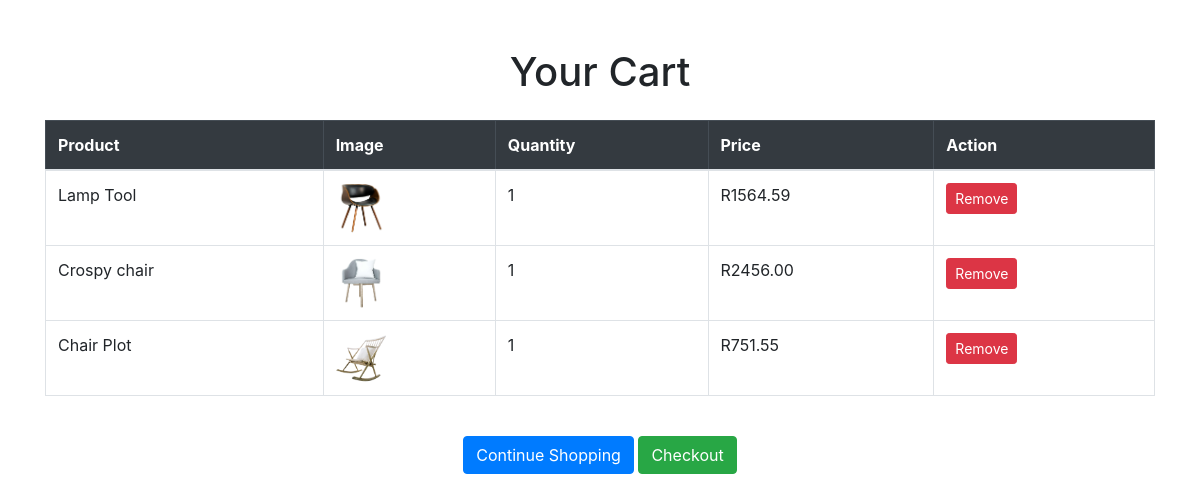
Screenshot of /view-cart/ (signed in) with the database file from the repository.
### furniapp/models.py (models this page shows, shortened)
class Order(models.Model):
    customer_name = models.CharField(max_length=100)
    product = models.ForeignKey(Product, on_delete=models.CASCADE)
    quantity = models.PositiveIntegerField()
    ordered_at = models.DateTimeField(auto_now_add=True)
    completed = models.BooleanField(default=False)
    user = models.ForeignKey(User, on_delete=models.CASCADE, null=True, blank=True)

class Product(models.Model):
    name = models.CharField(max_length=200)
    slug = models.SlugField(unique=True, blank=True)
    description = models.TextField()
    price = models.DecimalField(max_digits=10, decimal_places=2)
    image = models.ImageField(upload_to='products/')
    stock = models.IntegerField(default=0)

### furniapp/views.py (the view)
# urls.py: path('view-cart/', views.view_cart, name='view_cart'),
@login_required
def view_cart(request):
    orders = Order.objects.filter(user=request.user, completed=False)
    cart_count = sum(order.quantity for order in orders)
    return render(request, 'view_cart.html', {'orders': orders, 'cart_count': cart_count})

### furniapp/templates/view_cart.html (shortened to what this page needs)
<!DOCTYPE html>
<html lang="en">
<head>
    <link rel="stylesheet" href="https://stackpath.bootstrapcdn.com/bootstrap/4.5.2/css/bootstrap.min.css">
</head>
<body>
    <div class="container mt-5">
        <h1 class="mb-4 text-center">Your Cart</h1>
        <table class="table table-bordered table-hover">
            <thead class="table-dark">
                <tr>
                    <th>Product</th>
                    <th>Image</th>
                    <th>Quantity</th>
                    <th>Price</th>
                    <th>Action</th>
                </tr>
            </thead>
            <tbody>
                {% for order in orders %}
                    <tr>
                        <td>{{ order.product.name }}</td>
                        <td><img src="{{ order.product.image.url }}" alt="{{ order.product.name }}" style="width: 50px; height: auto;"></td>
                        <td>{{ order.quantity }}</td>
                        <td>R{{ order.product.price }}</td>
                        <td>
                            <form action="{% url 'remove_from_cart' order.id %}" method="POST" style="display:inline;">
                                <button type="submit" class="btn btn-danger btn-sm">Remove</button>
                            </form>
                        </td>
                    </tr>
                {% endfor %}
            </tbody>
        </table>
        <div class="text-center">
            <a href="/" class="btn btn-primary mt-4">Continue Shopping</a>
            <a href="{% url 'checkout' %}" class="btn btn-success mt-4">Checkout</a>
        </div>
    </div>
</body>
</html>

### furniapp/templates/view_cart.html (style rules this page uses)
.table-dark th { background-color: #343a40; color: white; }

### rows the page displays
Order: product.name "Lamp Tool", product.image (picture), quantity "1", product.price "1564.59"
Order: product.name "Crospy chair", product.image (picture), quantity "1", product.price "2456.00"
Order: product.name "Chair Plot", product.image (picture), quantity "1", product.price "751.55"
